Frame 1 (no input): blank canvas, image omitted
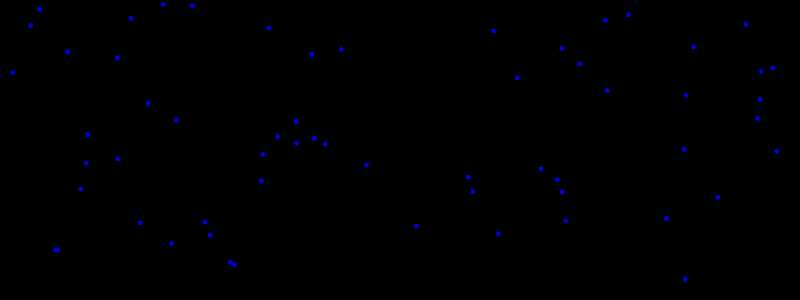
Frame 60 (the mouse pressed at the canvas centre just before this capture)
Frame 120 (the mouse held since frame 60 and released just before this capture): blank canvas, image omitted

The Processing sketch that drew this single still picture (run headless with seeded random() and noise(); from frame 60 on, the mouse is pressed at the canvas centre):

// Processing sketch: processing_17055
// ── processing_17055.pde

void setup(){
  size(800,300);
  background(0);
  smooth();
}
void draw(){
  noStroke();
   float x = random(800);
   float y = random(300);
  if(mouseX<300)
    {fill(0,0,210);}
  else {
  if(mouseX<500)
    {fill(210);}
    else {
    {fill(210,0,0);}
    }
   if (mousePressed){
      background(0);
    }
  }
    ellipse(x,y,5,5);
}
